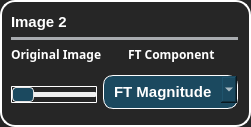
                  <widget class="QFrame" name="frame_21">
                   <property name="styleSheet">
                    <string notr="true">background-color: #262626; /* Background color */
    border-radius: 15px; /* Curved borders */
    border: 2px solid #ffffff; /* 3D outline */

    box-shadow: 2px 2px 8px rgba(0, 0, 0, 0.7); /* 3D shadow effect */</string>
                   </property>
                   <property name="frameShape">
                    <enum>QFrame::StyledPanel</enum>
                   </property>
                   <property name="frameShadow">
                    <enum>QFrame::Raised</enum>
                   </property>
                   <layout class="QGridLayout" name="gridLayout_18">
                    <property name="leftMargin">
                     <number>9</number>
                    </property>
                    <item row="0" column="0">
                     <layout class="QVBoxLayout" name="verticalLayout_87">
                      <property name="leftMargin">
                       <number>0</number>
                      </property>
                      <item>
                       <widget class="QLabel" name="label_49">
                        <property name="styleSheet">
                         <string notr="true">color: #ffffff;
font-weight:Bold;
font-size: 15px;
border:none;
</string>
                        </property>
                        <property name="text">
                         <string>Image 2</string>
                        </property>
                       </widget>
                      </item>
                      <item>
                       <widget class="Line" name="line_39">
                        <property name="styleSheet">
                         <string notr="true">/* Line style */

  /* Set the width of the line */
  width: 20px;

  /* Set the height of the line */
  height: 5px;

  /* Set the background color of the line */
  background-color:#a8abaf;

  /* Set the border of the line */
  border: 10px;

  /* Set the border radius of the line */
  border-radius:5px;




</string>
                        </property>
                        <property name="orientation">
                         <enum>Qt::Horizontal</enum>
                        </property>
                       </widget>
                      </item>
                      <item>
                       <layout class="QHBoxLayout" name="horizontalLayout_41">
                        <item>
                         <layout class="QVBoxLayout" name="verticalLayout_88" stretch="0,5">
                          <item>
                           <widget class="QLabel" name="label_50">
                            <property name="font">
                             <font>
                              <family>Oswald SemiBold</family>
                              <weight>75</weight>
                              <bold>true</bold>
                             </font>
                            </property>
                            <property name="styleSheet">
                             <string notr="true">color: #ffffff;
font-weight:10000px;
border: None;
</string>
                            </property>
                            <property name="text">
                             <string>Original Image</string>
                            </property>
                           </widget>
                          </item>
                          <item>
                           <widget class="QWidget" name="image2" native="true">
                            <property name="styleSheet">
                             <string notr="true">border: 3px solid #000000;
background-color: #1f1f1f;</string>
                            </property>
                           </widget>
                          </item>
                         </layout>
                        </item>
                        <item>
                         <layout class="QVBoxLayout" name="verticalLayout_89" stretch="0,5">
                          <item>
                           <widget class="QLabel" name="label_51">
                            <property name="font">
                             <font>
                              <family>Oswald SemiBold</family>
                              <weight>75</weight>
                              <bold>true</bold>
                             </font>
                            </property>
                            <property name="styleSheet">
                             <string notr="true">color: #ffffff;
font-weight:10000px;
border: None;</string>
                            </property>
                            <property name="text">
                             <string>FT Component</string>
                            </property>
                           </widget>
                          </item>
                          <item>
                           <widget class="QWidget" name="component_image2" native="true">
                            <property name="styleSheet">
                             <string notr="true">border: 3px solid #000000;
background-color: #1f1f1f;</string>
                            </property>
                           </widget>
                          </item>
                         </layout>
                        </item>
                       </layout>
                      </item>
                      <item>
                       <layout class="QHBoxLayout" name="horizontalLayout_56">
                        <property name="spacing">
                         <number>6</number>
                        </property>
                        <property name="sizeConstraint">
                         <enum>QLayout::SetMaximumSize</enum>
                        </property>
                        <item>
                         <widget class="QSlider" name="Slider_weight2">
                          <property name="sizePolicy">
                           <sizepolicy hsizetype="Minimum" vsizetype="Fixed">
                            <horstretch>0</horstretch>
                            <verstretch>0</verstretch>
                           </sizepolicy>
                          </property>
                          <property name="cursor">
                           <cursorShape>PointingHandCursor</cursorShape>
                          </property>
                          <property name="styleSheet">
                           <string notr="true">QSlider{
border: 1px solid #ffffff; /* Border of the track */
border-radius: 1px; /* Round the corners of the track */
}
QSlider::groove {
background: #f0f0f0; /* Color of the track */
border: 0px solid #ffffff; /* Border of the track */
height: 5px; /* Set the height of the track */
border-radius: 1px; /* Round the corners of the track */
}

/* Style for the slider handle (thumb) */
QSlider::handle {
background: #1b495f; /* Color of the handle */
width: 20px; /* Width of the handle */
height: 10px; /* Height of the handle */
margin: -5px 0; /* Negative margin to center the handle vertically */
border-radius: 4px;
 border: 1px solid #e1e1e1;
}

/* Style for the slider handle when pressed */
QSlider::handle:pressed {
background: #123343; /* Color of the handle when pressed */
border: 1px solid #3498db; /* Border of the handle when pressed */
}</string>
                          </property>
                          <property name="orientation">
                           <enum>Qt::Horizontal</enum>
                          </property>
                         </widget>
                        </item>
                        <item>
                         <widget class="QComboBox" name="combo2">
                          <property name="cursor">
                           <cursorShape>PointingHandCursor</cursorShape>
                          </property>
                          <property name="styleSheet">
                           <string notr="true">QComboBox {
    font-family: &quot;Arial&quot;;
    font-weight: 600; /* Semibold */
    font-size: 11pt; /* Adjust the font size as needed */
 	color: rgb(26, 70, 91);
    border: 1px solid  rgb(26, 70, 91);; /* Set the border to 1px solid white */
	margin-bottom: 5px;
	background-color: #1b495f;   /* Background color for the combo box */
    border: 1px solid #ffffff;   /* Border around the combo box */
    border-radius: 10px;         /* Rounded corners */
    padding: 6px 10px;           /* Padding around the text */
    color: white;               
}

QComboBox::drop-down {
color: #102c39;
}
QComboBox QAbstractItemView {
    background-color: #174053;   /* Background color for the list */
color: #ffffff;

    selection-background-color: #236381; /* Selection color when an item is highlighted */

}</string>
                          </property>
                          <item>
                           <property name="text">
                            <string>FT Magnitude</string>
                           </property>
                          </item>
                          <item>
                           <property name="text">
                            <string>FT Phase</string>
                           </property>
                          </item>
                          <item>
                           <property name="text">
                            <string>FT Real</string>
                           </property>
                          </item>
                          <item>
                           <property name="text">
                            <string>FT Imaginary</string>
                           </property>
                          </item>
                         </widget>
                        </item>
                       </layout>
                      </item>
                     </layout>
                    </item>
                   </layout>
                  </widget>
